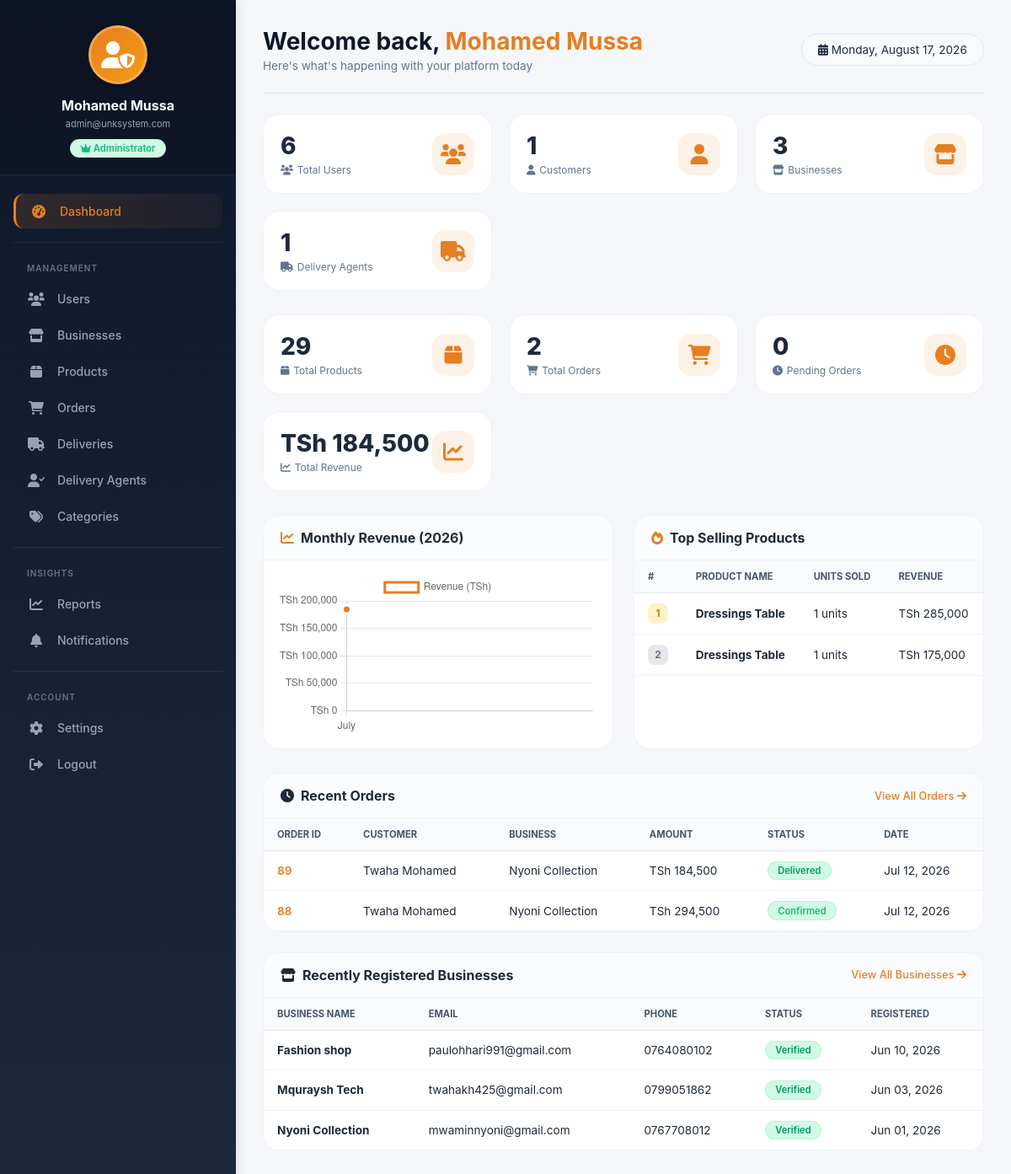
The app's page /admin/das/dashboard.php (signed in), older data.
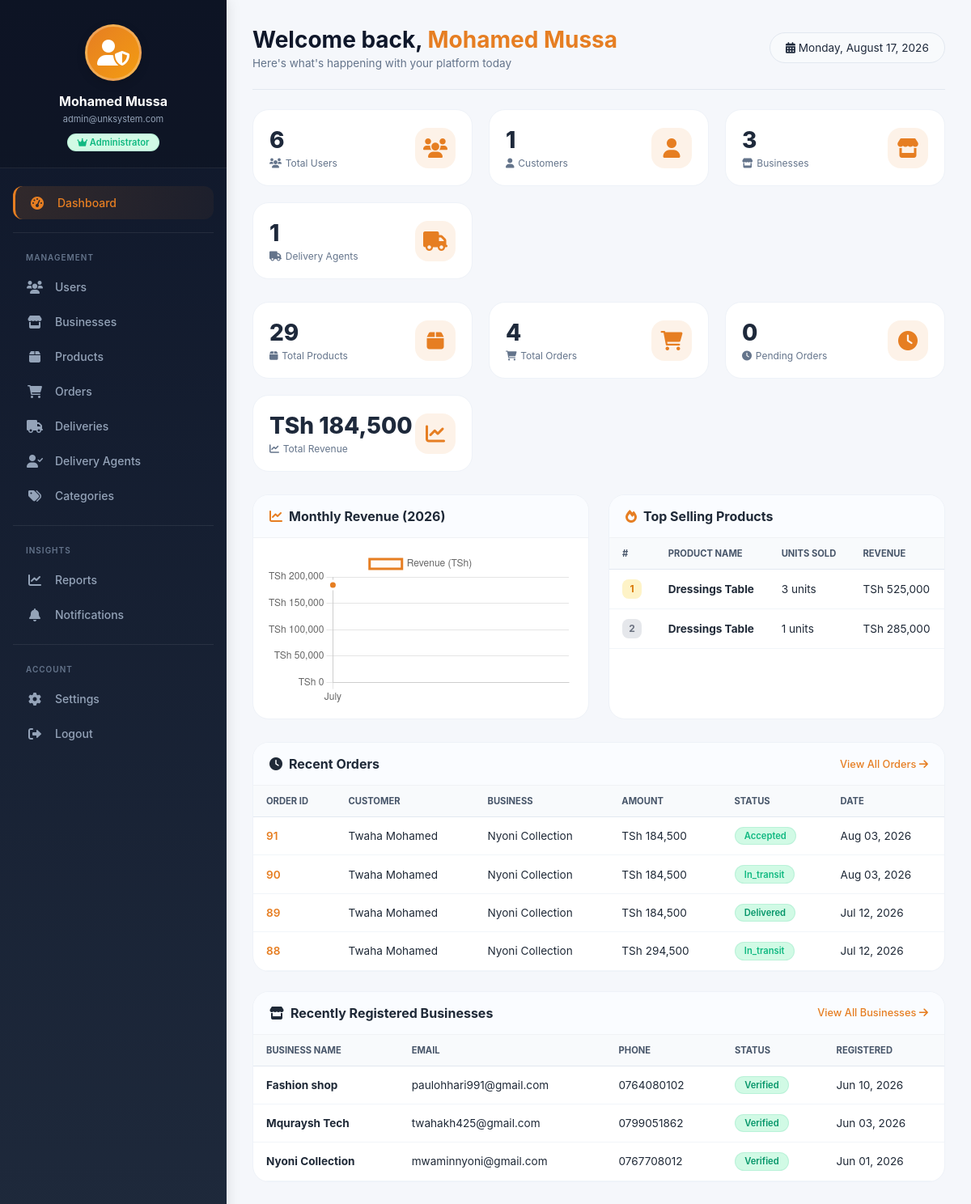
The same page, newer data.
### tables this page shows
CREATE TABLE `orders` (
  `order_id` int(11) NOT NULL AUTO_INCREMENT,
  `customer_id` int(11) NOT NULL,
  `business_id` int(11) NOT NULL,
  `order_date` timestamp NOT NULL DEFAULT current_timestamp(),
  `total_amount` decimal(10,2) NOT NULL,
  `delivery_fee` decimal(10,2) DEFAULT 0.00,
  `agent_id` int(11) DEFAULT NULL,
  `grand_total` decimal(10,2) NOT NULL,
  `status` enum('pending','accepted','confirmed','preparing','ready','picked_up','in_transit','delivered','cancelled') DEFAULT 'pending',
  `delivery_otp` varchar(10) DEFAULT NULL,
  `delivery_otp_expires` timestamp NULL DEFAULT NULL,
  `delivery_otp_verified` tinyint(1) NOT NULL DEFAULT 0,
  `delivery_completed_at` timestamp NULL DEFAULT NULL,
  `payment_method` enum('cash','mobile_money','card') DEFAULT 'cash',
  `payment_status` enum('pending','paid') DEFAULT 'pending',
  `delivery_address` text NOT NULL,
  `special_instructions` text DEFAULT NULL,
  `estimated_delivery_time` datetime DEFAULT NULL,
  PRIMARY KEY (`order_id`),
  KEY `idx_orders_customer` (`customer_id`),
  KEY `idx_orders_business` (`business_id`),
  KEY `idx_orders_status` (`status`),
  KEY `idx_orders_date` (`order_date`),
  KEY `idx_orders_agent` (`agent_id`),
  KEY `idx_orders_payment_status` (`payment_status`),
  KEY `idx_orders_customer_status` (`customer_id`,`status`),
  KEY `idx_orders_business_status` (`business_id`,`status`),
  KEY `idx_orders_date_status` (`order_date`,`status`),
  KEY `idx_orders_grand_total` (`grand_total`),
  CONSTRAINT `fk_orders_agent` FOREIGN KEY (`agent_id`) REFERENCES `delivery_agents` (`agent_id`) ON DELETE SET NULL ON UPDATE CASCADE,
  CONSTRAINT `fk_orders_business` FOREIGN KEY (`business_id`) REFERENCES `businesses` (`business_id`) ON UPDATE CASCADE,
  CONSTRAINT `fk_orders_customer` FOREIGN KEY (`customer_id`) REFERENCES `customers` (`customer_id`) ON UPDATE CASCADE
);

CREATE TABLE `customers` (
  `customer_id` int(11) NOT NULL AUTO_INCREMENT,
  `user_id` int(11) NOT NULL,
  `first_name` varchar(100) DEFAULT NULL,
  `last_name` varchar(100) DEFAULT NULL,
  `saved_address` text DEFAULT NULL,
  `city` varchar(100) DEFAULT NULL,
  `profile_pic` varchar(255) DEFAULT NULL,
  `created_at` timestamp NOT NULL DEFAULT current_timestamp(),
  `payment_preference` varchar(50) DEFAULT 'cash',
  `profile_image` varchar(255) DEFAULT NULL,
  `payment_pref` varchar(50) DEFAULT 'cash_on_delivery',
  `delivery_latitude` decimal(10,8) DEFAULT NULL,
  `delivery_longitude` decimal(11,8) DEFAULT NULL,
  PRIMARY KEY (`customer_id`),
  UNIQUE KEY `uk_customers_user` (`user_id`),
  KEY `idx_customers_city` (`city`),
  CONSTRAINT `fk_customers_user` FOREIGN KEY (`user_id`) REFERENCES `users` (`user_id`) ON DELETE CASCADE ON UPDATE CASCADE
);

CREATE TABLE `businesses` (
  `business_id` int(11) NOT NULL AUTO_INCREMENT,
  `user_id` int(11) NOT NULL,
  `business_name` varchar(255) NOT NULL,
  `registration_number` varchar(100) DEFAULT NULL,
  `description` text DEFAULT NULL,
  `address` text NOT NULL,
  `location` varchar(255) DEFAULT NULL,
  `latitude` decimal(10,8) DEFAULT NULL,
  `longitude` decimal(11,8) DEFAULT NULL,
  `license_number` varchar(100) DEFAULT NULL,
  `logo_url` varchar(255) DEFAULT NULL,
  `business_hours` text DEFAULT NULL,
  `rating` decimal(2,1) DEFAULT 0.0,
  `total_reviews` int(11) DEFAULT 0,
  `is_verified` tinyint(1) DEFAULT 0,
  `is_active` tinyint(1) DEFAULT 1,
  `created_at` timestamp NOT NULL DEFAULT current_timestamp(),
  `city` varchar(100) DEFAULT NULL,
  `phone` varchar(20) DEFAULT NULL,
  `payment_methods` text DEFAULT NULL,
  `nida_number` varchar(20) DEFAULT NULL,
  PRIMARY KEY (`business_id`),
  UNIQUE KEY `uk_businesses_user` (`user_id`),
  UNIQUE KEY `uk_businesses_registration` (`registration_number`),
  UNIQUE KEY `uk_businesses_nida` (`nida_number`),
  KEY `idx_businesses_name` (`business_name`),
  KEY `idx_businesses_verified` (`is_verified`),
  KEY `idx_businesses_active` (`is_active`),
  KEY `idx_businesses_city` (`city`),
  CONSTRAINT `fk_businesses_user` FOREIGN KEY (`user_id`) REFERENCES `users` (`user_id`) ON DELETE CASCADE ON UPDATE CASCADE
);

CREATE TABLE `users` (
  `user_id` int(11) NOT NULL AUTO_INCREMENT,
  `full_name` varchar(100) NOT NULL,
  `email` varchar(100) NOT NULL,
  `password_hash` varchar(255) NOT NULL,
  `phone` varchar(20) NOT NULL,
  `role` enum('admin','business','customer','delivery') NOT NULL,
  `status` enum('active','inactive','suspended') DEFAULT 'active',
  `last_login` datetime DEFAULT NULL,
  `created_at` timestamp NOT NULL DEFAULT current_timestamp(),
  `updated_at` timestamp NOT NULL DEFAULT current_timestamp() ON UPDATE current_timestamp(),
  PRIMARY KEY (`user_id`),
  UNIQUE KEY `uk_users_email` (`email`),
  KEY `idx_users_role` (`role`),
  KEY `idx_users_status` (`status`),
  KEY `idx_users_email` (`email`),
  KEY `idx_users_phone` (`phone`),
  KEY `idx_users_role_status` (`role`,`status`)
);

### admin/das/dashboard.php (the view, shortened to what the rows shown need)
<?php
require_once '../../config/database.php';
$year = date('Y');
$stmt = mysqli_prepare($conn, "
    SELECT DATE_FORMAT(order_date, '%M') as month, SUM(grand_total) as total
    FROM orders
    WHERE status = 'delivered' AND YEAR(order_date) = ?
    GROUP BY MONTH(order_date)
    ORDER BY MONTH(order_date) ASC
");
mysqli_stmt_bind_param($stmt, 'i', $year);
mysqli_stmt_execute($stmt);
$revenue_result = mysqli_stmt_get_result($stmt);
$months = [];
$revenues = [];
while ($row = mysqli_fetch_assoc($revenue_result)) {
    $months[] = $row['month'];
    $revenues[] = (float)$row['total'];
}
$recent_orders = [];
$stmt = mysqli_prepare($conn, "
    SELECT o.order_id, o.grand_total, o.status, o.order_date,
           c.first_name, c.last_name, b.business_name
    FROM orders o
    JOIN customers c ON o.customer_id = c.customer_id
    JOIN businesses b ON o.business_id = b.business_id
    ORDER BY o.order_date DESC
    LIMIT 10
");
mysqli_stmt_execute($stmt);
$orders_res = mysqli_stmt_get_result($stmt);
while ($row = mysqli_fetch_assoc($orders_res)) {
    $recent_orders[] = $row;
}
$recent_businesses = [];
$stmt = mysqli_prepare($conn, "
    SELECT b.business_id, b.business_name, b.is_verified, b.created_at,
           u.email, u.phone
    FROM businesses b
    JOIN users u ON b.user_id = u.user_id
    ORDER BY b.created_at DESC
    LIMIT 5
");
mysqli_stmt_execute($stmt);
$biz_res = mysqli_stmt_get_result($stmt);
while ($row = mysqli_fetch_assoc($biz_res)) {
    $recent_businesses[] = $row;
}
include '../includes/admin_sidebar.php';
?>
<!DOCTYPE html>
<html lang="en">
<head>
    <link rel="stylesheet" href="https://cdnjs.cloudflare.com/ajax/libs/font-awesome/6.0.0/css/all.min.css">
</head>
<body>
<div class="admin-content">
    <div class="welcome-section">
        <div class="welcome-text">
            <h1>Welcome back, <span><?= $admin_name ?></span></h1>
        </div>
    </div>
    <div class="charts-row">
        <div class="chart-card">
            <div class="table-container">
                <table class="data-table">
                    <thead><tr><th>#</th><th>Product Name</th><th>Units Sold</th><th>Revenue</th></tr></thead>
                </table>
            </div>
        </div>
    </div>
    <div class="table-card">
        <div class="table-container">
            <table class="data-table">
                <thead><tr><th>Order ID</th><th>Customer</th><th>Business</th><th>Amount</th><th>Status</th><th>Date</th></tr></thead>
                <tbody>
                    <?php if (empty($recent_orders)): ?>
                        <td><td colspan="6" class="empty-row">No orders found</a></tr>
                    <?php else: foreach ($recent_orders as $o): ?>
                        <tr onclick="location.href='../orders/index.php?id=<?= $o['order_id'] ?>'">
                            <td style="font-weight:600; color:#e67e22;"><?= $o['order_id'] ?></td>
                            <td><?= htmlspecialchars($o['first_name'] . ' ' . $o['last_name']) ?></td>
                            <td><?= htmlspecialchars($o['business_name']) ?></td>
                            <td>TSh <?= number_format($o['grand_total']) ?></td>
                            <td><span class="status-badge status-<?= $o['status'] ?>"><?= ucfirst($o['status']) ?></span></td>
                            <td><?= date('M d, Y', strtotime($o['order_date'])) ?></td>
                        </tr>
                    <?php endforeach; endif; ?>
                </tbody>
            </table>
        </div>
    </div>
    <div class="table-card">
        <div class="table-container">
            <table class="data-table">
                <thead><tr><th>Business Name</th><th>Email</th><th>Phone</th><th>Status</th><th>Registered</th></tr></thead>
                <tbody>
                    <?php if (empty($recent_businesses)): ?>
                        <tr><td colspan="5" class="empty-row">No businesses found</a></tr>
                    <?php else: foreach ($recent_businesses as $b): ?>
                        <tr onclick="location.href='../businesses/index.php?id=<?= $b['business_id'] ?>'">
                            <td><strong><?= htmlspecialchars($b['business_name']) ?></strong></td>
                            <td><?= htmlspecialchars($b['email']) ?></td>
                            <td><?= htmlspecialchars($b['phone']) ?></td>
                            <td><span class="status-badge <?= $b['is_verified'] ? 'status-active' : 'status-pending' ?>"><?= $b['is_verified'] ? 'Verified' : 'Pending' ?></span></td>
                            <td><?= date('M d, Y', strtotime($b['created_at'])) ?></td>
                        </tr>
                    <?php endforeach; endif; ?>
                </tbody>
            </table>
        </div>
    </div>
</div>
<script>
<?php if (!empty($months) && !empty($revenues)): ?>
    new Chart(document.getElementById('revenueChart'), {
        type: 'line',
        data: {
            labels: <?= json_encode($months) ?>,
            datasets: [{
                label: 'Revenue (TSh)',
                data: <?= json_encode($revenues) ?>,
                borderColor: '#e67e22',
                backgroundColor: 'rgba(230,126,34,0.03)',
                borderWidth: 3,
                tension: 0.3,
                fill: true,
                pointBackgroundColor: '#e67e22',
                pointBorderColor: '#fff',
                pointRadius: 5
            }]
        },
        options: {
            responsive: true,
            maintainAspectRatio: true,
            plugins: {
                tooltip: { callbacks: { label: ctx => 'TSh ' + ctx.raw.toLocaleString() } }
            },
            scales: { y: { beginAtZero: true, ticks: { callback: v => 'TSh ' + v.toLocaleString() } } }
        }
    });
<?php endif; ?>
</script>
</body>
</html>

Row changes from the older to the newer data that the page shows:
added orders: order_id "91", customer.last_name "Twaha Mohamed", business.business_name "Nyoni Collection", grand_total "184,500", status "Accepted", order_date "Aug 03, 2026"
added orders: order_id "90", customer.last_name "Twaha Mohamed", business.business_name "Nyoni Collection", grand_total "184,500", status "In_transit", order_date "Aug 03, 2026"
changed orders id 88: status "Confirmed" → "In_transit"
Text that changed along with them:
$total_orders: "2" → "4"
new list line: "1 Dressings Table 3 units TSh 525,000"
list line gone: "2 Dressings Table 1 units TSh 175,000"
